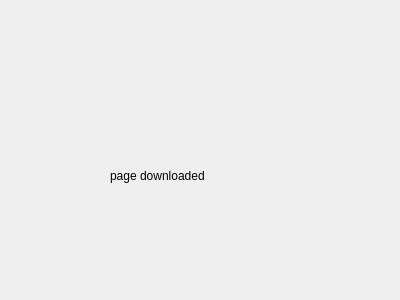
<?xml version="1.0" encoding="UTF-8"?>
<ui version="4.0">
 <class>Page_downloaded</class>
 <widget class="QWidget" name="Page_downloaded">
  <property name="geometry">
   <rect>
    <x>0</x>
    <y>0</y>
    <width>400</width>
    <height>300</height>
   </rect>
  </property>
  <property name="windowTitle">
   <string>Form</string>
  </property>
  <widget class="QLabel" name="label">
   <property name="geometry">
    <rect>
     <x>110</x>
     <y>120</y>
     <width>191</width>
     <height>111</height>
    </rect>
   </property>
   <property name="text">
    <string>page downloaded </string>
   </property>
  </widget>
 </widget>
 <resources/>
 <connections/>
</ui>
